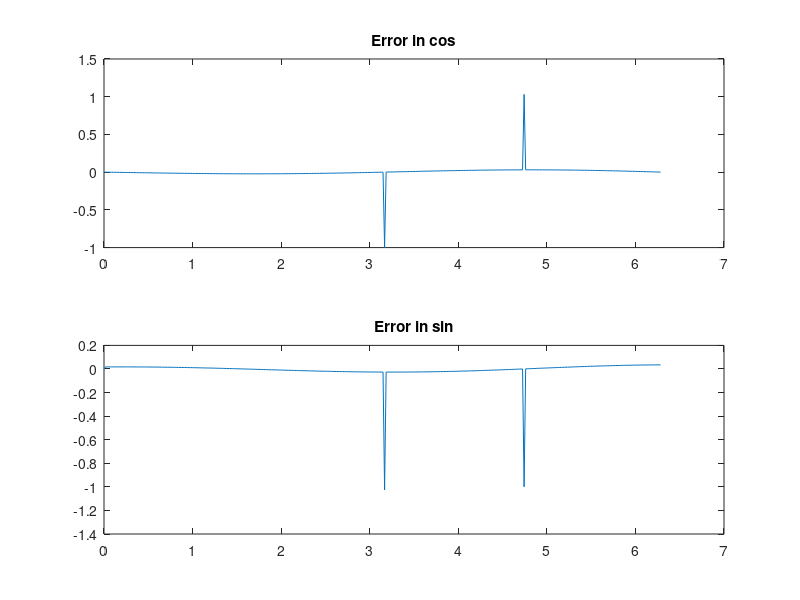

Reproduce this figure in MATLAB.

clear all;close all;clc;
data=load('implemented values.txt')
cos_calc=data(:,1);
sin_calc=data(:,2);
angle=linspace(0,2*pi,360);
actual_cos=cos(angle);
actual_sin=sin(angle);
actual_cos=transpose(actual_cos);
actual_sin=transpose(actual_sin);
error_cos=(actual_cos-cos_calc);
error_sin=(actual_sin-sin_calc);
subplot(211)
plot(angle,error_cos,'-');
title('Error in cos')
subplot(212)
plot(angle,error_sin,'-');
title('Error in sin')
psin=norm(actual_sin);
psinerr=norm(error_cos);
psin=psin^2;
psinerr=psinerr^2;
psin=psin/length(actual_sin);
psinerr=psinerr/length(error_sin);
snrsin=psin/psinerr;
snrsindb=10*log10(snrsin);
pcoserr=(norm(error_cos)^2)/length(error_cos);
pcos=(norm(actual_cos)^2)/length(actual_cos);
snrcos=pcos/pcoserr;
snrcosdb=10*log10(snrcos);
disp(sprintf("Snr of sin=%f or %f db",snrsin,snrsindb));
disp(sprintf("Snr of cos=%f or %f db",snrcos,snrcosdb));
